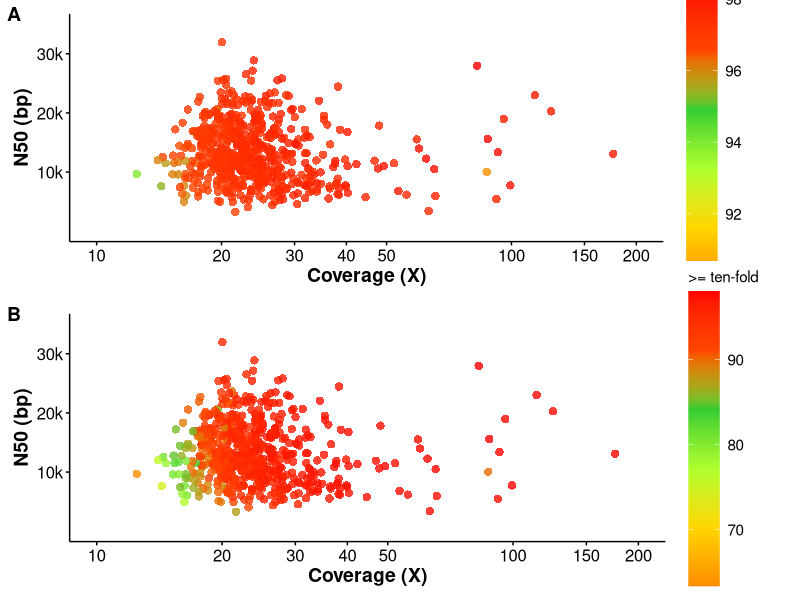
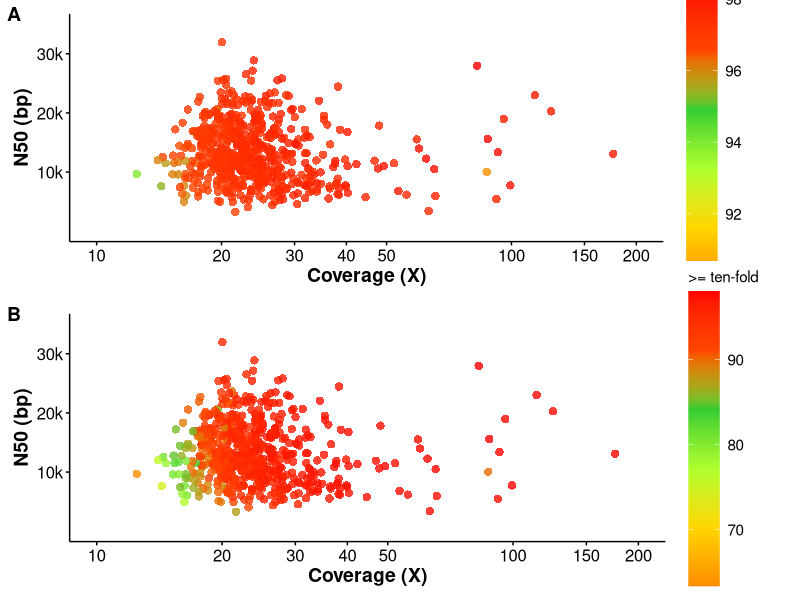

These charts were generated, in order, by the following R code:
## 进入数据所在目录
setwd("~/Desktop/BGI/biodiversity/projects/Cyclone/Pig/analysis/Summary20260323/Supplementary_Figures/FigureS3")

library(ggplot2)
library(patchwork)
library(cowplot)

data <- read.csv("plot.txt", sep="")

p1 <- ggplot(data,  aes(x= Coverage, y = N50, color = X5x)) + geom_point(size = 2.5, alpha = 0.8, shape = 16) + theme_classic() +
  scale_color_gradientn(colors = c("#FF8C00", "#FFD700", "#ADFF2F", "#32CD32", "#FF4500", "#FF0000")) +
  scale_x_log10(limits = c(10,200), breaks = c(10, 20, 30, 40, 50, 100, 150, 200), labels = c("10", "20", "30", "40", "50", "100", "150", "200")) + 
  scale_y_continuous(limits = c(0, 35000), breaks = c(10000, 20000, 30000), labels = c("10k", "20k", "30k")) +
  ylab("N50 (bp)") + xlab("Coverage (X)") + labs(color = ">= five-fold") + 
  theme(panel.grid = element_blank(), axis.line = element_line(color = "black", linewidth = 0.5), 
        axis.ticks = element_line(color = "black"),
        axis.text = element_text(size = 12, color = "black"),
        axis.title = element_text(size = 14, face = "bold"),
        legend.position = "right",
        legend.key.height = unit(1.5, "cm"), 
        legend.key.width = unit(0.8, "cm"),
        legend.text = element_text(size = 11),
        plot.margin = margin(t = 10, r = 20, b = 10, l = 10))

p2 <- ggplot(data,  aes(x= Coverage, y = N50, color = X10x)) + geom_point(size = 2.5, alpha = 0.8, shape = 16) + theme_classic() +
  scale_color_gradientn(colors = c("#FF8C00", "#FFD700", "#ADFF2F", "#32CD32", "#FF4500", "#FF0000")) +
  scale_x_log10(limits = c(10,200), breaks = c(10, 20, 30, 40, 50, 100, 150, 200), labels = c("10", "20", "30", "40", "50", "100", "150", "200")) + 
  scale_y_continuous(limits = c(0, 35000), breaks = c(10000, 20000, 30000), labels = c("10k", "20k", "30k")) +
  ylab("N50 (bp)") + xlab("Coverage (X)") + labs(color = ">= ten-fold") + 
  theme(panel.grid = element_blank(), axis.line = element_line(color = "black", linewidth = 0.5), 
        axis.ticks = element_line(color = "black"),
        axis.text = element_text(size = 12, color = "black"),
        axis.title = element_text(size = 14, face = "bold"),
        legend.position = "right",
        legend.key.height = unit(1.5, "cm"), 
        legend.key.width = unit(0.8, "cm"),
        legend.text = element_text(size = 11),
        plot.margin = margin(t = 10, r = 20, b = 10, l = 10))


combined <- plot_grid(p1, p2, nrow = 2, labels = c("A", "B"), label_size = 14, label_fontface = "bold")
ggsave("FigureS3.png", combined, height = 8, width = 8, dpi = 300)
ggsave("FigureS3.pdf", combined, height = 8, width = 8)
